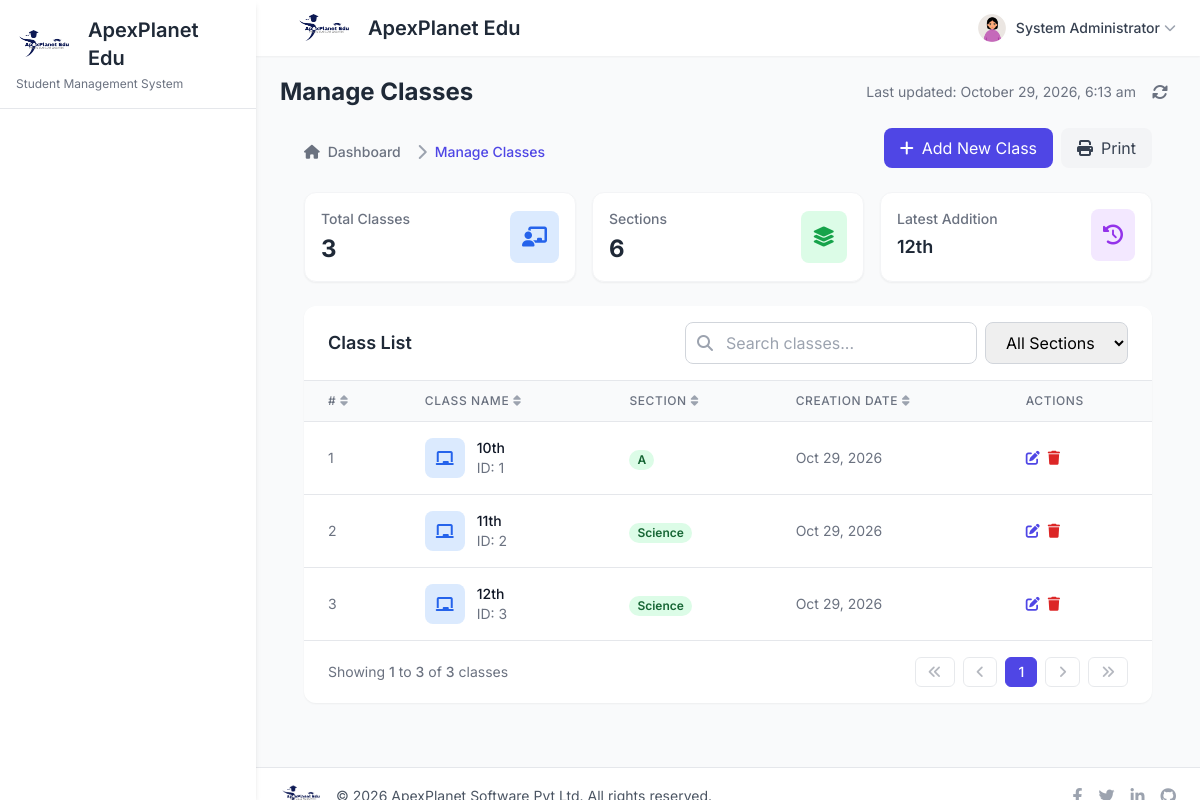
/manage-class.php (signed in), run on the app's committed database.
### tables this page shows
CREATE TABLE `tblclass` (
  `ID` int(10) NOT NULL AUTO_INCREMENT,
  `ClassName` varchar(100) NOT NULL,
  `Section` varchar(100) NOT NULL,
  `CreationDate` timestamp NULL DEFAULT CURRENT_TIMESTAMP,
  PRIMARY KEY (`ID`),
  KEY `idx_tblclass_name_section` (`ClassName`, `Section`)
);

### manage-class.php (the view, shortened to what the rows shown need)
<?php
include('includes/dbconnection.php');
if (strlen($_SESSION['sturecmsaid']) == 0) {
    header('location:logout.php');
} else {
    $pageTitle = 'Manage Classes';
    include_once('includes/header.php');
?>
<div class="px-6 py-4">
    <div class="grid grid-cols-1 md:grid-cols-3 gap-4 mb-6">
        <div class="bg-white p-4 rounded-xl shadow-sm border border-gray-100">
            <div class="flex items-center justify-between">
                <div>
                    <p class="text-sm font-medium text-gray-500">Latest Addition</p>
                    <h3 class="text-lg font-semibold text-gray-800 mt-1">
                        <?php
                        $sql = "SELECT ClassName FROM tblclass ORDER BY ID DESC LIMIT 1";
                        $query = $dbh->prepare($sql);
                        $query->execute();
                        $result = $query->fetch(PDO::FETCH_OBJ);
                        echo $result ? htmlentities($result->ClassName) : 'N/A';
                        ?>
                    </h3>
                </div>
            </div>
        </div>
    </div>
    <div class="bg-white rounded-xl shadow-sm overflow-hidden">
        <div class="overflow-x-auto">
            <table class="min-w-full divide-y divide-gray-200" id="classTable">
                <thead class="bg-gray-50">
                    <tr>
                        <th scope="col" class="px-6 py-3 text-left text-xs font-medium text-gray-500 uppercase tracking-wider cursor-pointer sort-header" data-column="0">
                            <div class="flex items-center">
                                #
                                <i class="fas fa-sort ml-1 text-gray-400"></i>
                            </div>
                        </th>
                        <th scope="col" class="px-6 py-3 text-left text-xs font-medium text-gray-500 uppercase tracking-wider cursor-pointer sort-header" data-column="1">
                            <div class="flex items-center">
                                Class Name
                                <i class="fas fa-sort ml-1 text-gray-400"></i>
                            </div>
                        </th>
                        <th scope="col" class="px-6 py-3 text-left text-xs font-medium text-gray-500 uppercase tracking-wider cursor-pointer sort-header" data-column="2">
                            <div class="flex items-center">
                                Section
                                <i class="fas fa-sort ml-1 text-gray-400"></i>
                            </div>
                        </th>
                        <th scope="col" class="px-6 py-3 text-left text-xs font-medium text-gray-500 uppercase tracking-wider cursor-pointer sort-header" data-column="3">
                            <div class="flex items-center">
                                Creation Date
                                <i class="fas fa-sort ml-1 text-gray-400"></i>
                            </div>
                        </th>
                        <th scope="col" class="px-6 py-3 text-left text-xs font-medium text-gray-500 uppercase tracking-wider">Actions</th>
                    </tr>
                </thead>
                <tbody class="bg-white divide-y divide-gray-200">
                    <?php
                    $pageno = isset($_GET['pageno']) ? (int) $_GET['pageno'] : 1;
                    $no_of_records_per_page = 15;
                    $offset = ($pageno-1) * $no_of_records_per_page;
                    $sql = "SELECT * FROM tblclass LIMIT $offset, $no_of_records_per_page";
                    $query = $dbh->prepare($sql);
                    $query->execute();
                    $results = $query->fetchAll(PDO::FETCH_OBJ);
                    $cnt = 1;
                    if($query->rowCount() > 0) {
                        foreach($results as $row) {
                    ?>
                    <tr class="hover:bg-gray-50 transition-colors">
                        <td class="px-6 py-4 whitespace-nowrap text-sm text-gray-500"><?php echo htmlentities($cnt + $offset); ?></td>
                        <td class="px-6 py-4 whitespace-nowrap">
                            <div class="flex items-center">
                                <div class="flex-shrink-0 h-10 w-10 bg-blue-100 rounded-lg flex items-center justify-center mr-3">
                                    <i class="fas fa-chalkboard text-blue-600"></i>
                                </div>
                                <div>
                                    <div class="text-sm font-medium text-gray-900"><?php echo htmlentities($row->ClassName); ?></div>
                                    <div class="text-sm text-gray-500">ID: <?php echo htmlentities($row->ID); ?></div>
                                </div>
                            </div>
                        </td>
                        <td class="px-6 py-4 whitespace-nowrap">
                            <span class="px-2 inline-flex text-xs leading-5 font-semibold rounded-full bg-green-100 text-green-800">
                                <?php echo htmlentities($row->Section); ?>
                            </span>
                        </td>
                        <td class="px-6 py-4 whitespace-nowrap text-sm text-gray-500">
                            <?php echo date('M d, Y', strtotime($row->CreationDate)); ?>
                        </td>
                        <td class="px-6 py-4 whitespace-nowrap text-sm font-medium">
                            <div class="flex space-x-2">
                                <a href="edit-class-detail.php?editid=<?php echo htmlentities($row->ID); ?>" class="text-primary hover:text-primary-dark" data-tooltip="Edit">
                                    <i class="fas fa-edit"></i>
                                </a>
                                <a href="#" onclick="confirmDelete(<?php echo htmlentities($row->ID); ?>)" class="text-red-600 hover:text-red-900" data-tooltip="Delete">
                                    <i class="fas fa-trash"></i>
                                </a>
                            </div>
                        </td>
                    </tr>
                    <?php
                        $cnt++;
                        }
                    } ?>
                </tbody>
            </table>
        </div>
    </div>
</div>
<?php include_once('includes/footer.php'); ?>
<?php } ?>

### includes/header.php (shortened to what the rows shown need)
<!DOCTYPE html>
<html lang="en">
  <head>
    <script src="https://cdn.tailwindcss.com"></script>
    <link rel="stylesheet" href="https://cdnjs.cloudflare.com/ajax/libs/font-awesome/6.4.0/css/all.min.css">
    <link href="https://unpkg.com/aos@2.3.1/dist/aos.css" rel="stylesheet">
  </head>
  <body class="bg-gray-50">
    <div id="page" class="hidden">
      <div class="flex h-screen overflow-hidden">
        <div class="relative flex flex-col flex-1 overflow-y-auto overflow-x-hidden lg:ml-64">
          <nav class="sticky top-0 z-10 bg-white shadow-sm">
            <div class="px-6 py-3 flex items-center justify-between">
              <div class="flex items-center space-x-4">
                <div class="relative">
                  <button class="flex items-center focus:outline-none" id="userMenuButton">
                    <?php
                    $aid = $_SESSION['sturecmsaid'];
                    $sql = "SELECT * from tbladmin where ID=:aid";
                    $query = $dbh->prepare($sql);
                    $query->bindParam(':aid', $aid, PDO::PARAM_STR);
                    $query->execute();
                    $results = $query->fetchAll(PDO::FETCH_OBJ);
                    if($query->rowCount() > 0) {
                      foreach($results as $row) {
                    ?>
                    <img class="h-8 w-8 rounded-full object-cover" src="assets/images/faces/face8.jpg" alt="Profile">
                    <span class="ml-2 text-sm font-medium text-gray-700 hidden md:inline"><?php echo htmlentities($row->AdminName); ?></span>
                    <i class="fas fa-chevron-down ml-1 text-gray-400 text-xs"></i>
                    <?php }} ?>
                  </button>
                </div>
              </div>
            </div>
          </nav>
          <main class="flex-1 pb-8">
            <div class="px-6 py-4">
              <div class="flex items-center justify-between">
                <h2 class="text-2xl font-bold text-gray-800"><?php echo $pageTitle; ?></h2>
              </div>

### data on the page
tblclass: ClassName "12th", offset "3", ID "3", Section "Science", CreationDate "Oct 29, 2026"
tblclass: offset "1", ClassName "10th", ID "1", Section "A", CreationDate "Oct 29, 2026"
tblclass: offset "2", ClassName "11th", ID "2", Section "Science", CreationDate "Oct 29, 2026"

### other printed values
$row->AdminName "System Administrator"
$pageTitle "Manage Classes"
$result->total "3"
$offset + 1 "1"
min($offset + $no_of_records_per_page, $total_rows) "3"
$total_rows "3"
